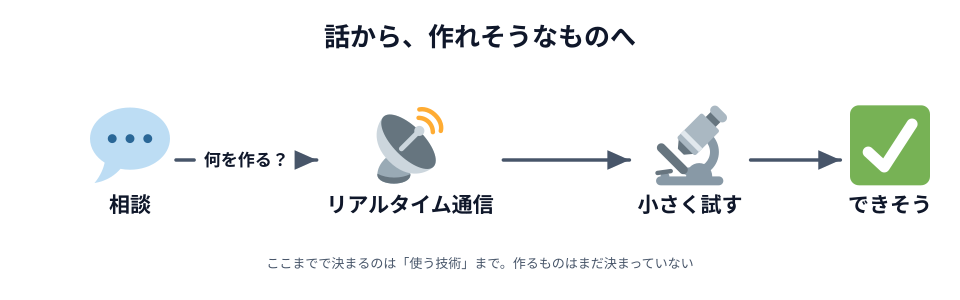

Generate this figure with Python:
# 00-thumbnail.svg
# スキーマ: SOURCE-PATH-GOAL（ふわっとした相談が、作れそうなものに変わるまで）
# 要望は「使う技術」までしか決めてくれない、という章の入口を見せる

import sys

sys.path.insert(0, "/Users/seekseep/.claude/skills/genfig")
from genfig import Canvas

c = Canvas(960, 300)
c.text(480, 46, "話から、作れそうなものへ", scale="xl")

talk = c.node(130, 160, "相談", emoji_cp="1f4ac", w=140, h=88)  # 💬
tech = c.node(410, 160, "リアルタイム通信", emoji_cp="1f4e1", w=170, h=88)  # 📡
spike = c.node(690, 160, "小さく試す", emoji_cp="1f52c", w=150, h=88)  # 🔬
ok = c.node(890, 160, "できそう", emoji_cp="2705", w=110, h=88)  # ✅

c.link(talk, tech, label="何を作る？")
c.link(tech, spike)
c.link(spike, ok)

c.text(480, 268, "ここまでで決まるのは「使う技術」まで。作るものはまだ決まっていない", scale="sm")

c.save("00-thumbnail.svg")
